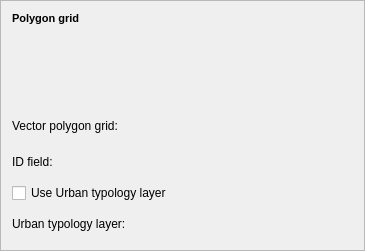
    <widget class="QFrame" name="frame_5">
     <property name="frameShape">
      <enum>QFrame::StyledPanel</enum>
     </property>
     <property name="frameShadow">
      <enum>QFrame::Raised</enum>
     </property>
     <layout class="QGridLayout" name="gridLayout_5">
      <item row="0" column="0">
       <widget class="QLabel" name="label_17">
        <property name="text">
         <string>&lt;!DOCTYPE HTML PUBLIC &quot;-//W3C//DTD HTML 4.0//EN&quot; &quot;http://www.w3.org/TR/REC-html40/strict.dtd&quot;&gt;
&lt;html&gt;&lt;head&gt;&lt;meta name=&quot;qrichtext&quot; content=&quot;1&quot; /&gt;&lt;style type=&quot;text/css&quot;&gt;
p, li { white-space: pre-wrap; }
&lt;/style&gt;&lt;/head&gt;&lt;body style=&quot; font-family:'MS Shell Dlg 2'; font-size:7.8pt; font-weight:400; font-style:normal;&quot;&gt;
&lt;p style=&quot; margin-top:0px; margin-bottom:0px; margin-left:0px; margin-right:0px; -qt-block-indent:0; text-indent:0px;&quot;&gt;&lt;span style=&quot; font-size:8pt; font-weight:600;&quot;&gt;Polygon grid&lt;/span&gt;&lt;/p&gt;&lt;/body&gt;&lt;/html&gt;</string>
        </property>
       </widget>
      </item>
      <item row="3" column="0">
       <widget class="QLabel" name="label">
        <property name="text">
         <string>Vector polygon grid:</string>
        </property>
       </widget>
      </item>
      <item row="4" column="1">
       <widget class="QWidget" name="widgetPolyField" native="true">
        <property name="sizePolicy">
         <sizepolicy hsizetype="Preferred" vsizetype="Preferred">
          <horstretch>0</horstretch>
          <verstretch>0</verstretch>
         </sizepolicy>
        </property>
        <property name="minimumSize">
         <size>
          <width>125</width>
          <height>30</height>
         </size>
        </property>
        <property name="layoutDirection">
         <enum>Qt::LeftToRight</enum>
        </property>
        <layout class="QGridLayout" name="gridLayout_14"/>
       </widget>
      </item>
      <item row="4" column="0">
       <widget class="QLabel" name="label_5">
        <property name="font">
         <font>
          <kerning>true</kerning>
         </font>
        </property>
        <property name="text">
         <string>ID field:</string>
        </property>
       </widget>
      </item>
      <item row="3" column="1">
       <widget class="QWidget" name="widgetPolygonLayer" native="true">
        <property name="minimumSize">
         <size>
          <width>175</width>
          <height>30</height>
         </size>
        </property>
        <property name="layoutDirection">
         <enum>Qt::LeftToRight</enum>
        </property>
        <layout class="QGridLayout" name="gridLayout_13"/>
       </widget>
      </item>
      <item row="6" column="0">
       <widget class="QLabel" name="label_21">
        <property name="font">
         <font>
          <kerning>true</kerning>
         </font>
        </property>
        <property name="text">
         <string>Urban typology layer:</string>
        </property>
       </widget>
      </item>
      <item row="1" column="0">
       <spacer name="verticalSpacer_7">
        <property name="orientation">
         <enum>Qt::Vertical</enum>
        </property>
        <property name="sizeHint" stdset="0">
         <size>
          <width>20</width>
          <height>40</height>
         </size>
        </property>
       </spacer>
      </item>
      <item row="5" column="0">
       <widget class="QCheckBox" name="checkBoxTypology">
        <property name="text">
         <string>Use Urban typology layer</string>
        </property>
       </widget>
      </item>
      <item row="6" column="1">
       <widget class="QWidget" name="widgetPolygonLayerTypo" native="true">
        <property name="enabled">
         <bool>false</bool>
        </property>
        <property name="minimumSize">
         <size>
          <width>175</width>
          <height>30</height>
         </size>
        </property>
        <property name="layoutDirection">
         <enum>Qt::LeftToRight</enum>
        </property>
        <layout class="QGridLayout" name="gridLayout_17"/>
       </widget>
      </item>
      <item row="2" column="0">
       <spacer name="verticalSpacer_12">
        <property name="orientation">
         <enum>Qt::Vertical</enum>
        </property>
        <property name="sizeHint" stdset="0">
         <size>
          <width>20</width>
          <height>40</height>
         </size>
        </property>
       </spacer>
      </item>
     </layout>
    </widget>
